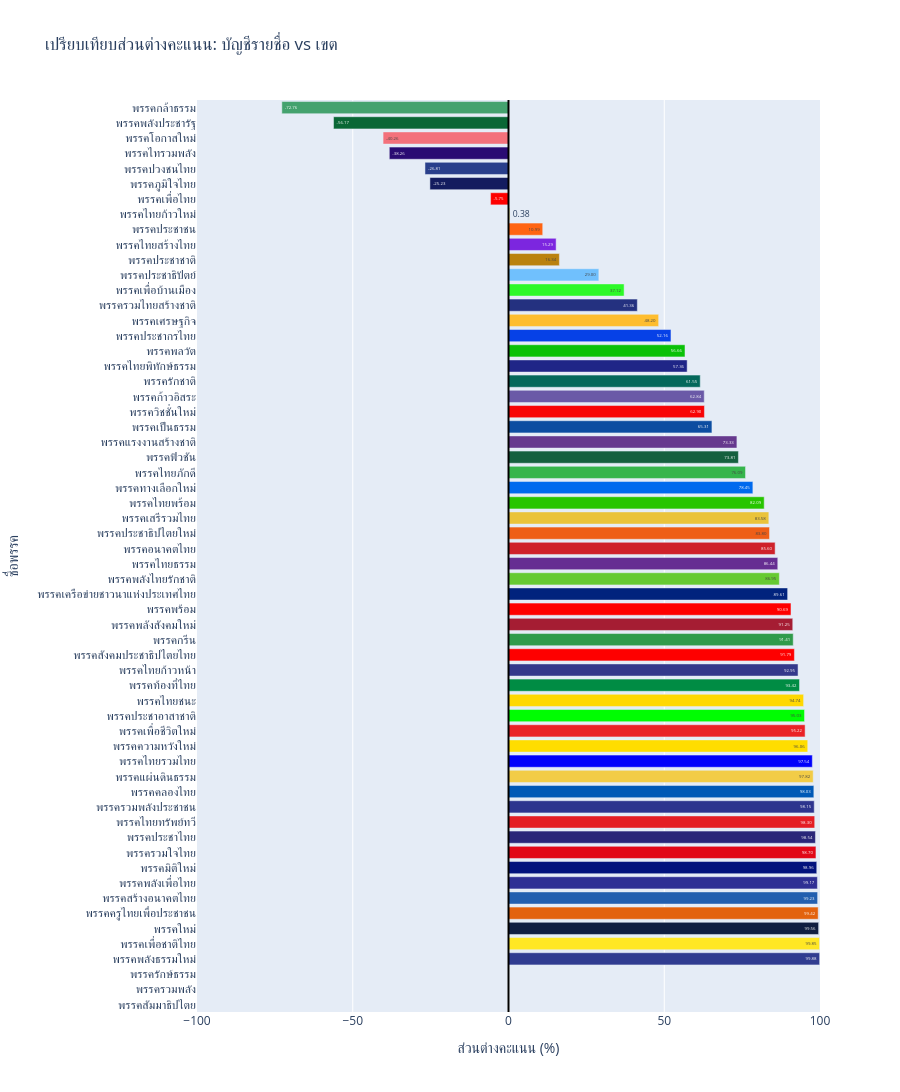

This figure's notebook cell:
### Code cell
import plotly.express as px
partyStand = partyStand.sort_values(by='PctGap', ascending=True)
party_color_map = dict(zip(partyStand['partyName'], partyStand['color']))
dynamic_height = len(partyStand) * 30 + 100
fig = px.bar(
    partyStand,
    x='PctGap',
    y='partyName',
    orientation='h',
    color='partyName', 
    color_discrete_map=party_color_map,
    title='เปรียบเทียบส่วนต่างคะแนน: บัญชีรายชื่อ vs เขต',
    # เพิ่ม hover_data เพื่อให้แสดงคะแนนดิบเวลาเอาเมาส์ชี้
    hover_data={
        'partyName': True,
        'PctGap': ':.2f',
        'totalPartyListVotes': ':,',    # ใส่เครื่องหมายคอมม่าหลักพัน
        'totalConstituencyVotes': ':,', # ใส่เครื่องหมายคอมม่าหลักพัน
    },
    labels={
        'PctGap': 'ส่วนต่างคะแนน (%)', 
        'partyName': 'ชื่อพรรค',
        'totalPartyListVotes': 'คะแนนปาร์ตี้ลิสต์',
        'totalConstituencyVotes': 'คะแนนเขต'
    },
    text_auto='.2f',
    height=dynamic_height
)
fig.update_layout(
    showlegend=False,              # ปิด Legend เพราะมีชื่อพรรคที่แกน Y แล้ว
    margin=dict(l=150),            # เพิ่มพื้นที่ด้านซ้ายสำหรับชื่อพรรคยาวๆ
    xaxis=dict(range=[-100, 100])  # กำหนดช่วงให้เต็ม 100 ตามสูตรที่คุณคำนวณ
)

# เพิ่มเส้นแบ่งตรงกลาง (เลข 0) เพื่อความชัดเจน
fig.add_vline(x=0, line_width=2, line_color="black")

fig.show()

### Figure 1 — Plotly figure (JSON) as saved in the notebook; plotly's stock layout.template omitted (floating-point values rounded to 4 significant figures)
{"data": [{"customdata": [[605936, 3843453]], "hovertemplate": "ชื่อพรรค=%{y}<br>ส่วนต่างคะแนน (%)=%{x:.2f}<br>คะแนนปาร์ตี้ลิสต์=%{customdata[0]:,}<br>คะแนนเขต=%{customdata[1]:,}<extra></extra>", "legendgroup": "พรรคกล้าธรรม", "marker": {"color": "#44a26e", "pattern": {"shape": ""}}, "name": "พรรคกล้าธรรม", "orientation": "h", "showlegend": true, "textposition": "auto", "texttemplate": "%{x:.2f}", "type": "bar", "x": [-72.76], "xaxis": "x", "y": ["พรรคกล้าธรรม"], "yaxis": "y"}, {"customdata": [[129951, 462974]], "hovertemplate": "ชื่อพรรค=%{y}<br>ส่วนต่างคะแนน (%)=%{x:.2f}<br>คะแนนปาร์ตี้ลิสต์=%{customdata[0]:,}<br>คะแนนเขต=%{customdata[1]:,}<extra></extra>", "legendgroup": "พรรคพลังประชารัฐ", "marker": {"color": "#096735", "pattern": {"shape": ""}}, "name": "พรรคพลังประชารัฐ", "orientation": "h", "showlegend": true, "textposition": "auto", "texttemplate": "%{x:.2f}", "type": "bar", "x": [-56.17], "xaxis": "x", "y": ["พรรคพลังประชารัฐ"], "yaxis": "y"}, {"customdata": [[74748, 175516]], "hovertemplate": "ชื่อพรรค=%{y}<br>ส่วนต่างคะแนน (%)=%{x:.2f}<br>คะแนนปาร์ตี้ลิสต์=%{customdata[0]:,}<br>คะแนนเขต=%{customdata[1]:,}<extra></extra>", "legendgroup": "พรรคโอกาสใหม่", "marker": {"color": "#f3717b", "pattern": {"shape": ""}}, "name": "พรรคโอกาสใหม่", "orientation": "h", "showlegend": true, "textposition": "auto", "texttemplate": "%{x:.2f}", "type": "bar", "x": [-40.26], "xaxis": "x", "y": ["พรรคโอกาสใหม่"], "yaxis": "y"}, {"customdata": [[152414, 341328]], "hovertemplate": "ชื่อพรรค=%{y}<br>ส่วนต่างคะแนน (%)=%{x:.2f}<br>คะแนนปาร์ตี้ลิสต์=%{customdata[0]:,}<br>คะแนนเขต=%{customdata[1]:,}<extra></extra>", "legendgroup": "พรรคไทรวมพลัง", "marker": {"color": "#2a0b73", "pattern": {"shape": ""}}, "name": "พรรคไทรวมพลัง", "orientation": "h", "showlegend": true, "textposition": "auto", "texttemplate": "%{x:.2f}", "type": "bar", "x": [-38.26], "xaxis": "x", "y": ["พรรคไทรวมพลัง"], "yaxis": "y"}, {"customdata": [[26447, 45824]], "hovertemplate": "ชื่อพรรค=%{y}<br>ส่วนต่างคะแนน (%)=%{x:.2f}<br>คะแนนปาร์ตี้ลิสต์=%{customdata[0]:,}<br>คะแนนเขต=%{customdata[1]:,}<extra></extra>", "legendgroup": "พรรคปวงชนไทย", "marker": {"color": "#293f8b", "pattern": {"shape": ""}}, "name": "พรรคปวงชนไทย", "orientation": "h", "showlegend": true, "textposition": "auto", "texttemplate": "%{x:.2f}", "type": "bar", "x": [-26.81], "xaxis": "x", "y": ["พรรคปวงชนไทย"], "yaxis": "y"}, {"customdata": [[5954535, 9973228]], "hovertemplate": "ชื่อพรรค=%{y}<br>ส่วนต่างคะแนน (%)=%{x:.2f}<br>คะแนนปาร์ตี้ลิสต์=%{customdata[0]:,}<br>คะแนนเขต=%{customdata[1]:,}<extra></extra>", "legendgroup": "พรรคภูมิใจไทย", "marker": {"color": "#131c5f", "pattern": {"shape": ""}}, "name": "พรรคภูมิใจไทย", "orientation": "h", "showlegend": true, "textposition": "auto", "texttemplate": "%{x:.2f}", "type": "bar", "x": [-25.23], "xaxis": "x", "y": ["พรรคภูมิใจไทย"], "yaxis": "y"}, {"customdata": [[5147600, 5776100]], "hovertemplate": "ชื่อพรรค=%{y}<br>ส่วนต่างคะแนน (%)=%{x:.2f}<br>คะแนนปาร์ตี้ลิสต์=%{customdata[0]:,}<br>คะแนนเขต=%{customdata[1]:,}<extra></extra>", "legendgroup": "พรรคเพื่อไทย", "marker": {"color": "#fe0000", "pattern": {"shape": ""}}, "name": "พรรคเพื่อไทย", "orientation": "h", "showlegend": true, "textposition": "auto", "texttemplate": "%{x:.2f}", "type": "bar", "x": [-5.754], "xaxis": "x", "y": ["พรรคเพื่อไทย"], "yaxis": "y"}, {"customdata": [[99227, 98473]], "hovertemplate": "ชื่อพรรค=%{y}<br>ส่วนต่างคะแนน (%)=%{x:.2f}<br>คะแนนปาร์ตี้ลิสต์=%{customdata[0]:,}<br>คะแนนเขต=%{customdata[1]:,}<extra></extra>", "legendgroup": "พรรคไทยก้าวใหม่", "marker": {"color": "#f6ec4c", "pattern": {"shape": ""}}, "name": "พรรคไทยก้าวใหม่", "orientation": "h", "showlegend": true, "textposition": "auto", "texttemplate": "%{x:.2f}", "type": "bar", "x": [0.3814], "xaxis": "x", "y": ["พรรคไทยก้าวใหม่"], "yaxis": "y"}, {"customdata": [[9777951, 7841837]], "hovertemplate": "ชื่อพรรค=%{y}<br>ส่วนต่างคะแนน (%)=%{x:.2f}<br>คะแนนปาร์ตี้ลิสต์=%{customdata[0]:,}<br>คะแนนเขต=%{customdata[1]:,}<extra></extra>", "legendgroup": "พรรคประชาชน", "marker": {"color": "#ff6412", "pattern": {"shape": ""}}, "name": "พรรคประชาชน", "orientation": "h", "showlegend": true, "textposition": "auto", "texttemplate": "%{x:.2f}", "type": "bar", "x": [10.99], "xaxis": "x", "y": ["พรรคประชาชน"], "yaxis": "y"}, {"customdata": [[185456, 136262]], "hovertemplate": "ชื่อพรรค=%{y}<br>ส่วนต่างคะแนน (%)=%{x:.2f}<br>คะแนนปาร์ตี้ลิสต์=%{customdata[0]:,}<br>คะแนนเขต=%{customdata[1]:,}<extra></extra>", "legendgroup": "พรรคไทยสร้างไทย", "marker": {"color": "#7c26df", "pattern": {"shape": ""}}, "name": "พรรคไทยสร้างไทย", "orientation": "h", "showlegend": true, "textposition": "auto", "texttemplate": "%{x:.2f}", "type": "bar", "x": [15.29], "xaxis": "x", "y": ["พรรคไทยสร้างไทย"], "yaxis": "y"}, {"customdata": [[401527, 288759]], "hovertemplate": "ชื่อพรรค=%{y}<br>ส่วนต่างคะแนน (%)=%{x:.2f}<br>คะแนนปาร์ตี้ลิสต์=%{customdata[0]:,}<br>คะแนนเขต=%{customdata[1]:,}<extra></extra>", "legendgroup": "พรรคประชาชาติ", "marker": {"color": "#ba810e", "pattern": {"shape": ""}}, "name": "พรรคประชาชาติ", "orientation": "h", "showlegend": true, "textposition": "auto", "texttemplate": "%{x:.2f}", "type": "bar", "x": [16.34], "xaxis": "x", "y": ["พรรคประชาชาติ"], "yaxis": "y"}, {"customdata": [[3651026, 2009435]], "hovertemplate": "ชื่อพรรค=%{y}<br>ส่วนต่างคะแนน (%)=%{x:.2f}<br>คะแนนปาร์ตี้ลิสต์=%{customdata[0]:,}<br>คะแนนเขต=%{customdata[1]:,}<extra></extra>", "legendgroup": "พรรคประชาธิปัตย์", "marker": {"color": "#70c0fd", "pattern": {"shape": ""}}, "name": "พรรคประชาธิปัตย์", "orientation": "h", "showlegend": true, "textposition": "auto", "texttemplate": "%{x:.2f}", "type": "bar", "x": [29.0], "xaxis": "x", "y": ["พรรคประชาธิปัตย์"], "yaxis": "y"}, {"customdata": [[23127, 10606]], "hovertemplate": "ชื่อพรรค=%{y}<br>ส่วนต่างคะแนน (%)=%{x:.2f}<br>คะแนนปาร์ตี้ลิสต์=%{customdata[0]:,}<br>คะแนนเขต=%{customdata[1]:,}<extra></extra>", "legendgroup": "พรรคเพื่อบ้านเมือง", "marker": {"color": "#2df928", "pattern": {"shape": ""}}, "name": "พรรคเพื่อบ้านเมือง", "orientation": "h", "showlegend": true, "textposition": "auto", "texttemplate": "%{x:.2f}", "type": "bar", "x": [37.12], "xaxis": "x", "y": ["พรรคเพื่อบ้านเมือง"], "yaxis": "y"}, {"customdata": [[705035, 292480]], "hovertemplate": "ชื่อพรรค=%{y}<br>ส่วนต่างคะแนน (%)=%{x:.2f}<br>คะแนนปาร์ตี้ลิสต์=%{customdata[0]:,}<br>คะแนนเขต=%{customdata[1]:,}<extra></extra>", "legendgroup": "พรรครวมไทยสร้างชาติ", "marker": {"color": "#243180", "pattern": {"shape": ""}}, "name": "พรรครวมไทยสร้างชาติ", "orientation": "h", "showlegend": true, "textposition": "auto", "texttemplate": "%{x:.2f}", "type": "bar", "x": [41.36], "xaxis": "x", "y": ["พรรครวมไทยสร้างชาติ"], "yaxis": "y"}, {"customdata": [[1045452, 365434]], "hovertemplate": "ชื่อพรรค=%{y}<br>ส่วนต่างคะแนน (%)=%{x:.2f}<br>คะแนนปาร์ตี้ลิสต์=%{customdata[0]:,}<br>คะแนนเขต=%{customdata[1]:,}<extra></extra>", "legendgroup": "พรรคเศรษฐกิจ", "marker": {"color": "#febd2f", "pattern": {"shape": ""}}, "name": "พรรคเศรษฐกิจ", "orientation": "h", "showlegend": true, "textposition": "auto", "texttemplate": "%{x:.2f}", "type": "bar", "x": [48.2], "xaxis": "x", "y": ["พรรคเศรษฐกิจ"], "yaxis": "y"}, {"customdata": [[65666, 20645]], "hovertemplate": "ชื่อพรรค=%{y}<br>ส่วนต่างคะแนน (%)=%{x:.2f}<br>คะแนนปาร์ตี้ลิสต์=%{customdata[0]:,}<br>คะแนนเขต=%{customdata[1]:,}<extra></extra>", "legendgroup": "พรรคประชากรไทย", "marker": {"color": "#0641e7", "pattern": {"shape": ""}}, "name": "พรรคประชากรไทย", "orientation": "h", "showlegend": true, "textposition": "auto", "texttemplate": "%{x:.2f}", "type": "bar", "x": [52.16], "xaxis": "x", "y": ["พรรคประชากรไทย"], "yaxis": "y"}, {"customdata": [[108235, 29943]], "hovertemplate": "ชื่อพรรค=%{y}<br>ส่วนต่างคะแนน (%)=%{x:.2f}<br>คะแนนปาร์ตี้ลิสต์=%{customdata[0]:,}<br>คะแนนเขต=%{customdata[1]:,}<extra></extra>", "legendgroup": "พรรคพลวัต", "marker": {"color": "#0ac107", "pattern": {"shape": ""}}, "name": "พรรคพลวัต", "orientation": "h", "showlegend": true, "textposition": "auto", "texttemplate": "%{x:.2f}", "type": "bar", "x": [56.66], "xaxis": "x", "y": ["พรรคพลวัต"], "yaxis": "y"}, {"customdata": [[5225, 1416]], "hovertemplate": "ชื่อพรรค=%{y}<br>ส่วนต่างคะแนน (%)=%{x:.2f}<br>คะแนนปาร์ตี้ลิสต์=%{customdata[0]:,}<br>คะแนนเขต=%{customdata[1]:,}<extra></extra>", "legendgroup": "พรรคไทยพิทักษ์ธรรม", "marker": {"color": "#1f2587", "pattern": {"shape": ""}}, "name": "พรรคไทยพิทักษ์ธรรม", "orientation": "h", "showlegend": true, "textposition": "auto", "texttemplate": "%{x:.2f}", "type": "bar", "x": [57.36], "xaxis": "x", "y": ["พรรคไทยพิทักษ์ธรรม"], "yaxis": "y"}, {"customdata": [[63609, 15138]], "hovertemplate": "ชื่อพรรค=%{y}<br>ส่วนต่างคะแนน (%)=%{x:.2f}<br>คะแนนปาร์ตี้ลิสต์=%{customdata[0]:,}<br>คะแนนเขต=%{customdata[1]:,}<extra></extra>", "legendgroup": "พรรครักชาติ", "marker": {"color": "#04685b", "pattern": {"shape": ""}}, "name": "พรรครักชาติ", "orientation": "h", "showlegend": true, "textposition": "auto", "texttemplate": "%{x:.2f}", "type": "bar", "x": [61.55], "xaxis": "x", "y": ["พรรครักชาติ"], "yaxis": "y"}, {"customdata": [[16398, 3742]], "hovertemplate": "ชื่อพรรค=%{y}<br>ส่วนต่างคะแนน (%)=%{x:.2f}<br>คะแนนปาร์ตี้ลิสต์=%{customdata[0]:,}<br>คะแนนเขต=%{customdata[1]:,}<extra></extra>", "legendgroup": "พรรคก้าวอิสระ", "marker": {"color": "#6a59a7", "pattern": {"shape": ""}}, "name": "พรรคก้าวอิสระ", "orientation": "h", "showlegend": true, "textposition": "auto", "texttemplate": "%{x:.2f}", "type": "bar", "x": [62.84], "xaxis": "x", "y": ["พรรคก้าวอิสระ"], "yaxis": "y"}, {"customdata": [[40467, 9217]], "hovertemplate": "ชื่อพรรค=%{y}<br>ส่วนต่างคะแนน (%)=%{x:.2f}<br>คะแนนปาร์ตี้ลิสต์=%{customdata[0]:,}<br>คะแนนเขต=%{customdata[1]:,}<extra></extra>", "legendgroup": "พรรควิชชั่นใหม่", "marker": {"color": "#f80406", "pattern": {"shape": ""}}, "name": "พรรควิชชั่นใหม่", "orientation": "h", "showlegend": true, "textposition": "auto", "texttemplate": "%{x:.2f}", "type": "bar", "x": [62.9], "xaxis": "x", "y": ["พรรควิชชั่นใหม่"], "yaxis": "y"}, {"customdata": [[32114, 6740]], "hovertemplate": "ชื่อพรรค=%{y}<br>ส่วนต่างคะแนน (%)=%{x:.2f}<br>คะแนนปาร์ตี้ลิสต์=%{customdata[0]:,}<br>คะแนนเขต=%{customdata[1]:,}<extra></extra>", "legendgroup": "พรรคเป็นธรรม", "marker": {"color": "#0c4da1", "pattern": {"shape": ""}}, "name": "พรรคเป็นธรรม", "orientation": "h", "showlegend": true, "textposition": "auto", "texttemplate": "%{x:.2f}", "type": "bar", "x": [65.31], "xaxis": "x", "y": ["พรรคเป็นธรรม"], "yaxis": "y"}, {"customdata": [[50778, 7814]], "hovertemplate": "ชื่อพรรค=%{y}<br>ส่วนต่างคะแนน (%)=%{x:.2f}<br>คะแนนปาร์ตี้ลิสต์=%{customdata[0]:,}<br>คะแนนเขต=%{customdata[1]:,}<extra></extra>", "legendgroup": "พรรคแรงงานสร้างชาติ", "marker": {"color": "#66398e", "pattern": {"shape": ""}}, "name": "พรรคแรงงานสร้างชาติ", "orientation": "h", "showlegend": true, "textposition": "auto", "texttemplate": "%{x:.2f}", "type": "bar", "x": [73.33], "xaxis": "x", "y": ["พรรคแรงงานสร้างชาติ"], "yaxis": "y"}, {"customdata": [[12264, 1848]], "hovertemplate": "ชื่อพรรค=%{y}<br>ส่วนต่างคะแนน (%)=%{x:.2f}<br>คะแนนปาร์ตี้ลิสต์=%{customdata[0]:,}<br>คะแนนเขต=%{customdata[1]:,}<extra></extra>", "legendgroup": "พรรคฟิวชัน", "marker": {"color": "#15603f", "pattern": {"shape": ""}}, "name": "พรรคฟิวชัน", "orientation": "h", "showlegend": true, "textposition": "auto", "texttemplate": "%{x:.2f}", "type": "bar", "x": [73.81], "xaxis": "x", "y": ["พรรคฟิวชัน"], "yaxis": "y"}, {"customdata": [[226040, 30692]], "hovertemplate": "ชื่อพรรค=%{y}<br>ส่วนต่างคะแนน (%)=%{x:.2f}<br>คะแนนปาร์ตี้ลิสต์=%{customdata[0]:,}<br>คะแนนเขต=%{customdata[1]:,}<extra></extra>", "legendgroup": "พรรคไทยภักดี", "marker": {"color": "#36b54c", "pattern": {"shape": ""}}, "name": "พรรคไทยภักดี", "orientation": "h", "showlegend": true, "textposition": "auto", "texttemplate": "%{x:.2f}", "type": "bar", "x": [76.09], "xaxis": "x", "y": ["พรรคไทยภักดี"], "yaxis": "y"}, {"customdata": [[156704, 18921]], "hovertemplate": "ชื่อพรรค=%{y}<br>ส่วนต่างคะแนน (%)=%{x:.2f}<br>คะแนนปาร์ตี้ลิสต์=%{customdata[0]:,}<br>คะแนนเขต=%{customdata[1]:,}<extra></extra>", "legendgroup": "พรรคทางเลือกใหม่", "marker": {"color": "#006aee", "pattern": {"shape": ""}}, "name": "พรรคทางเลือกใหม่", "orientation": "h", "showlegend": true, "textposition": "auto", "texttemplate": "%{x:.2f}", "type": "bar", "x": [78.45], "xaxis": "x", "y": ["พรรคทางเลือกใหม่"], "yaxis": "y"}, {"customdata": [[56396, 5548]], "hovertemplate": "ชื่อพรรค=%{y}<br>ส่วนต่างคะแนน (%)=%{x:.2f}<br>คะแนนปาร์ตี้ลิสต์=%{customdata[0]:,}<br>คะแนนเขต=%{customdata[1]:,}<extra></extra>", "legendgroup": "พรรคไทยพร้อม", "marker": {"color": "#27c500", "pattern": {"shape": ""}}, "name": "พรรคไทยพร้อม", "orientation": "h", "showlegend": true, "textposition": "auto", "texttemplate": "%{x:.2f}", "type": "bar", "x": [82.09], "xaxis": "x", "y": ["พรรคไทยพร้อม"], "yaxis": "y"}, {"customdata": [[170156, 15224]], "hovertemplate": "ชื่อพรรค=%{y}<br>ส่วนต่างคะแนน (%)=%{x:.2f}<br>คะแนนปาร์ตี้ลิสต์=%{customdata[0]:,}<br>คะแนนเขต=%{customdata[1]:,}<extra></extra>", "legendgroup": "พรรคเสรีรวมไทย", "marker": {"color": "#eac33b", "pattern": {"shape": ""}}, "name": "พรรคเสรีรวมไทย", "orientation": "h", "showlegend": true, "textposition": "auto", "texttemplate": "%{x:.2f}", "type": "bar", "x": [83.58], "xaxis": "x", "y": ["พรรคเสรีรวมไทย"], "yaxis": "y"}, {"customdata": [[237672, 20951]], "hovertemplate": "ชื่อพรรค=%{y}<br>ส่วนต่างคะแนน (%)=%{x:.2f}<br>คะแนนปาร์ตี้ลิสต์=%{customdata[0]:,}<br>คะแนนเขต=%{customdata[1]:,}<extra></extra>", "legendgroup": "พรรคประชาธิปไตยใหม่", "marker": {"color": "#ee5e17", "pattern": {"shape": ""}}, "name": "พรรคประชาธิปไตยใหม่", "orientation": "h", "showlegend": true, "textposition": "auto", "texttemplate": "%{x:.2f}", "type": "bar", "x": [83.8], "xaxis": "x", "y": ["พรรคประชาธิปไตยใหม่"], "yaxis": "y"}, {"customdata": [[27660, 2146]], "hovertemplate": "ชื่อพรรค=%{y}<br>ส่วนต่างคะแนน (%)=%{x:.2f}<br>คะแนนปาร์ตี้ลิสต์=%{customdata[0]:,}<br>คะแนนเขต=%{customdata[1]:,}<extra></extra>", "legendgroup": "พรรคอนาคตไทย", "marker": {"color": "#cf222a", "pattern": {"shape": ""}}, "name": "พรรคอนาคตไทย", "orientation": "h", "showlegend": true, "textposition": "auto", "texttemplate": "%{x:.2f}", "type": "bar", "x": [85.6], "xaxis": "x", "y": ["พรรคอนาคตไทย"], "yaxis": "y"}, {"customdata": [[20517, 1492]], "hovertemplate": "ชื่อพรรค=%{y}<br>ส่วนต่างคะแนน (%)=%{x:.2f}<br>คะแนนปาร์ตี้ลิสต์=%{customdata[0]:,}<br>คะแนนเขต=%{customdata[1]:,}<extra></extra>", "legendgroup": "พรรคไทยธรรม", "marker": {"color": "#662e92", "pattern": {"shape": ""}}, "name": "พรรคไทยธรรม", "orientation": "h", "showlegend": true, "textposition": "auto", "texttemplate": "%{x:.2f}", "type": "bar", "x": [86.44], "xaxis": "x", "y": ["พรรคไทยธรรม"], "yaxis": "y"}, {"customdata": [[20799, 1452]], "hovertemplate": "ชื่อพรรค=%{y}<br>ส่วนต่างคะแนน (%)=%{x:.2f}<br>คะแนนปาร์ตี้ลิสต์=%{customdata[0]:,}<br>คะแนนเขต=%{customdata[1]:,}<extra></extra>", "legendgroup": "พรรคพลังไทยรักชาติ", "marker": {"color": "#66ca32", "pattern": {"shape": ""}}, "name": "พรรคพลังไทยรักชาติ", "orientation": "h", "showlegend": true, "textposition": "auto", "texttemplate": "%{x:.2f}", "type": "bar", "x": [86.95], "xaxis": "x", "y": ["พรรคพลังไทยรักชาติ"], "yaxis": "y"}, {"customdata": [[8359, 458]], "hovertemplate": "ชื่อพรรค=%{y}<br>ส่วนต่างคะแนน (%)=%{x:.2f}<br>คะแนนปาร์ตี้ลิสต์=%{customdata[0]:,}<br>คะแนนเขต=%{customdata[1]:,}<extra></extra>", "legendgroup": "พรรคเครือข่ายชาวนาแห่งประเทศไทย", "marker": {"color": "#01237d", "pattern": {"shape": ""}}, "name": "พรรคเครือข่ายชาวนาแห่งประเทศไทย", "orientation": "h", "showlegend": true, "textposition": "auto", "texttemplate": "%{x:.2f}", "type": "bar", "x": [89.61], "xaxis": "x", "y": ["พรรคเครือข่ายชาวนาแห่งประเทศไทย"], "yaxis": "y"}, {"customdata": [[16053, 784]], "hovertemplate": "ชื่อพรรค=%{y}<br>ส่วนต่างคะแนน (%)=%{x:.2f}<br>คะแนนปาร์ตี้ลิสต์=%{customdata[0]:,}<br>คะแนนเขต=%{customdata[1]:,}<extra></extra>", "legendgroup": "พรรคพร้อม", "marker": {"color": "#fe0000", "pattern": {"shape": ""}}, "name": "พรรคพร้อม", "orientation": "h", "showlegend": true, "textposition": "auto", "texttemplate": "%{x:.2f}", "type": "bar", "x": [90.69], "xaxis": "x", "y": ["พรรคพร้อม"], "yaxis": "y"}, {"customdata": [[10842, 496]], "hovertemplate": "ชื่อพรรค=%{y}<br>ส่วนต่างคะแนน (%)=%{x:.2f}<br>คะแนนปาร์ตี้ลิสต์=%{customdata[0]:,}<br>คะแนนเขต=%{customdata[1]:,}<extra></extra>", "legendgroup": "พรรคพลังสังคมใหม่", "marker": {"color": "#a51d33", "pattern": {"shape": ""}}, "name": "พรรคพลังสังคมใหม่", "orientation": "h", "showlegend": true, "textposition": "auto", "texttemplate": "%{x:.2f}", "type": "bar", "x": [91.25], "xaxis": "x", "y": ["พรรคพลังสังคมใหม่"], "yaxis": "y"}, {"customdata": [[22187, 996]], "hovertemplate": "ชื่อพรรค=%{y}<br>ส่วนต่างคะแนน (%)=%{x:.2f}<br>คะแนนปาร์ตี้ลิสต์=%{customdata[0]:,}<br>คะแนนเขต=%{customdata[1]:,}<extra></extra>", "legendgroup": "พรรคกรีน", "marker": {"color": "#309b4b", "pattern": {"shape": ""}}, "name": "พรรคกรีน", "orientation": "h", "showlegend": true, "textposition": "auto", "texttemplate": "%{x:.2f}", "type": "bar", "x": [91.41], "xaxis": "x", "y": ["พรรคกรีน"], "yaxis": "y"}, {"customdata": [[18357, 786]], "hovertemplate": "ชื่อพรรค=%{y}<br>ส่วนต่างคะแนน (%)=%{x:.2f}<br>คะแนนปาร์ตี้ลิสต์=%{customdata[0]:,}<br>คะแนนเขต=%{customdata[1]:,}<extra></extra>", "legendgroup": "พรรคสังคมประชาธิปไตยไทย", "marker": {"color": "#fe0000", "pattern": {"shape": ""}}, "name": "พรรคสังคมประชาธิปไตยไทย", "orientation": "h", "showlegend": true, "textposition": "auto", "texttemplate": "%{x:.2f}", "type": "bar", "x": [91.79], "xaxis": "x", "y": ["พรรคสังคมประชาธิปไตยไทย"], "yaxis": "y"}, {"customdata": [[46691, 1705]], "hovertemplate": "ชื่อพรรค=%{y}<br>ส่วนต่างคะแนน (%)=%{x:.2f}<br>คะแนนปาร์ตี้ลิสต์=%{customdata[0]:,}<br>คะแนนเขต=%{customdata[1]:,}<extra></extra>", "legendgroup": "พรรคไทยก้าวหน้า", "marker": {"color": "#34398b", "pattern": {"shape": ""}}, "name": "พรรคไทยก้าวหน้า", "orientation": "h", "showlegend": true, "textposition": "auto", "texttemplate": "%{x:.2f}", "type": "bar", "x": [92.95], "xaxis": "x", "y": ["พรรคไทยก้าวหน้า"], "yaxis": "y"}, {"customdata": [[44567, 1515]], "hovertemplate": "ชื่อพรรค=%{y}<br>ส่วนต่างคะแนน (%)=%{x:.2f}<br>คะแนนปาร์ตี้ลิสต์=%{customdata[0]:,}<br>คะแนนเขต=%{customdata[1]:,}<extra></extra>", "legendgroup": "พรรคท้องที่ไทย", "marker": {"color": "#008c44", "pattern": {"shape": ""}}, "name": "พรรคท้องที่ไทย", "orientation": "h", "showlegend": true, "textposition": "auto", "texttemplate": "%{x:.2f}", "type": "bar", "x": [93.42], "xaxis": "x", "y": ["พรรคท้องที่ไทย"], "yaxis": "y"}, {"customdata": [[48695, 1316]], "hovertemplate": "ชื่อพรรค=%{y}<br>ส่วนต่างคะแนน (%)=%{x:.2f}<br>คะแนนปาร์ตี้ลิสต์=%{customdata[0]:,}<br>คะแนนเขต=%{customdata[1]:,}<extra></extra>", "legendgroup": "พรรคไทยชนะ", "marker": {"color": "#ffd801", "pattern": {"shape": ""}}, "name": "พรรคไทยชนะ", "orientation": "h", "showlegend": true, "textposition": "auto", "texttemplate": "%{x:.2f}", "type": "bar", "x": [94.74], "xaxis": "x", "y": ["พรรคไทยชนะ"], "yaxis": "y"}, {"customdata": [[5301, 135]], "hovertemplate": "ชื่อพรรค=%{y}<br>ส่วนต่างคะแนน (%)=%{x:.2f}<br>คะแนนปาร์ตี้ลิสต์=%{customdata[0]:,}<br>คะแนนเขต=%{customdata[1]:,}<extra></extra>", "legendgroup": "พรรคประชาอาสาชาติ", "marker": {"color": "#00fd02", "pattern": {"shape": ""}}, "name": "พรรคประชาอาสาชาติ", "orientation": "h", "showlegend": true, "textposition": "auto", "texttemplate": "%{x:.2f}", "type": "bar", "x": [95.03], "xaxis": "x", "y": ["พรรคประชาอาสาชาติ"], "yaxis": "y"}, {"customdata": [[13068, 320]], "hovertemplate": "ชื่อพรรค=%{y}<br>ส่วนต่างคะแนน (%)=%{x:.2f}<br>คะแนนปาร์ตี้ลิสต์=%{customdata[0]:,}<br>คะแนนเขต=%{customdata[1]:,}<extra></extra>", "legendgroup": "พรรคเพื่อชีวิตใหม่", "marker": {"color": "#ea2227", "pattern": {"shape": ""}}, "name": "พรรคเพื่อชีวิตใหม่", "orientation": "h", "showlegend": true, "textposition": "auto", "texttemplate": "%{x:.2f}", "type": "bar", "x": [95.22], "xaxis": "x", "y": ["พรรคเพื่อชีวิตใหม่"], "yaxis": "y"}, {"customdata": [[8769, 176]], "hovertemplate": "ชื่อพรรค=%{y}<br>ส่วนต่างคะแนน (%)=%{x:.2f}<br>คะแนนปาร์ตี้ลิสต์=%{customdata[0]:,}<br>คะแนนเขต=%{customdata[1]:,}<extra></extra>", "legendgroup": "พรรคความหวังใหม่", "marker": {"color": "#ffdd00", "pattern": {"shape": ""}}, "name": "พรรคความหวังใหม่", "orientation": "h", "showlegend": true, "textposition": "auto", "texttemplate": "%{x:.2f}", "type": "bar", "x": [96.06], "xaxis": "x", "y": ["พรรคความหวังใหม่"], "yaxis": "y"}, {"customdata": [[7553, 94]], "hovertemplate": "ชื่อพรรค=%{y}<br>ส่วนต่างคะแนน (%)=%{x:.2f}<br>คะแนนปาร์ตี้ลิสต์=%{customdata[0]:,}<br>คะแนนเขต=%{customdata[1]:,}<extra></extra>", "legendgroup": "พรรคไทยรวมไทย", "marker": {"color": "#0101fb", "pattern": {"shape": ""}}, "name": "พรรคไทยรวมไทย", "orientation": "h", "showlegend": true, "textposition": "auto", "texttemplate": "%{x:.2f}", "type": "bar", "x": [97.54], "xaxis": "x", "y": ["พรรคไทยรวมไทย"], "yaxis": "y"}, {"customdata": [[12624, 139]], "hovertemplate": "ชื่อพรรค=%{y}<br>ส่วนต่างคะแนน (%)=%{x:.2f}<br>คะแนนปาร์ตี้ลิสต์=%{customdata[0]:,}<br>คะแนนเขต=%{customdata[1]:,}<extra></extra>", "legendgroup": "พรรคแผ่นดินธรรม", "marker": {"color": "#f2cc47", "pattern": {"shape": ""}}, "name": "พรรคแผ่นดินธรรม", "orientation": "h", "showlegend": true, "textposition": "auto", "texttemplate": "%{x:.2f}", "type": "bar", "x": [97.82], "xaxis": "x", "y": ["พรรคแผ่นดินธรรม"], "yaxis": "y"}, {"customdata": [[33892, 338]], "hovertemplate": "ชื่อพรรค=%{y}<br>ส่วนต่างคะแนน (%)=%{x:.2f}<br>คะแนนปาร์ตี้ลิสต์=%{customdata[0]:,}<br>คะแนนเขต=%{customdata[1]:,}<extra></extra>", "legendgroup": "พรรคคลองไทย", "marker": {"color": "#0059b6", "pattern": {"shape": ""}}, "name": "พรรคคลองไทย", "orientation": "h", "showlegend": true, "textposition": "auto", "texttemplate": "%{x:.2f}", "type": "bar", "x": [98.03], "xaxis": "x", "y": ["พรรคคลองไทย"], "yaxis": "y"}, {"customdata": [[182255, 1701]], "hovertemplate": "ชื่อพรรค=%{y}<br>ส่วนต่างคะแนน (%)=%{x:.2f}<br>คะแนนปาร์ตี้ลิสต์=%{customdata[0]:,}<br>คะแนนเขต=%{customdata[1]:,}<extra></extra>", "legendgroup": "พรรครวมพลังประชาชน", "marker": {"color": "#2d348e", "pattern": {"shape": ""}}, "name": "พรรครวมพลังประชาชน", "orientation": "h", "showlegend": true, "textposition": "auto", "texttemplate": "%{x:.2f}", "type": "bar", "x": [98.15], "xaxis": "x", "y": ["พรรครวมพลังประชาชน"], "yaxis": "y"}, {"customdata": [[284761, 2440]], "hovertemplate": "ชื่อพรรค=%{y}<br>ส่วนต่างคะแนน (%)=%{x:.2f}<br>คะแนนปาร์ตี้ลิสต์=%{customdata[0]:,}<br>คะแนนเขต=%{customdata[1]:,}<extra></extra>", "legendgroup": "พรรคไทยทรัพย์ทวี", "marker": {"color": "#e41d24", "pattern": {"shape": ""}}, "name": "พรรคไทยทรัพย์ทวี", "orientation": "h", "showlegend": true, "textposition": "auto", "texttemplate": "%{x:.2f}", "type": "bar", "x": [98.3], "xaxis": "x", "y": ["พรรคไทยทรัพย์ทวี"], "yaxis": "y"}, {"customdata": [[57052, 420]], "hovertemplate": "ชื่อพรรค=%{y}<br>ส่วนต่างคะแนน (%)=%{x:.2f}<br>คะแนนปาร์ตี้ลิสต์=%{customdata[0]:,}<br>คะแนนเขต=%{customdata[1]:,}<extra></extra>", "legendgroup": "พรรคประชาไทย", "marker": {"color": "#292679", "pattern": {"shape": ""}}, "name": "พรรคประชาไทย", "orientation": "h", "showlegend": true, "textposition": "auto", "texttemplate": "%{x:.2f}", "type": "bar", "x": [98.54], "xaxis": "x", "y": ["พรรคประชาไทย"], "yaxis": "y"}, {"customdata": [[403671, 2638]], "hovertemplate": "ชื่อพรรค=%{y}<br>ส่วนต่างคะแนน (%)=%{x:.2f}<br>คะแนนปาร์ตี้ลิสต์=%{customdata[0]:,}<br>คะแนนเขต=%{customdata[1]:,}<extra></extra>", "legendgroup": "พรรครวมใจไทย", "marker": {"color": "#e10717", "pattern": {"shape": ""}}, "name": "พรรครวมใจไทย", "orientation": "h", "showlegend": true, "textposition": "auto", "texttemplate": "%{x:.2f}", "type": "bar", "x": [98.7], "xaxis": "x", "y": ["พรรครวมใจไทย"], "yaxis": "y"}, {"customdata": [[230170, 1205]], "hovertemplate": "ชื่อพรรค=%{y}<br>ส่วนต่างคะแนน (%)=%{x:.2f}<br>คะแนนปาร์ตี้ลิสต์=%{customdata[0]:,}<br>คะแนนเขต=%{customdata[1]:,}<extra></extra>", "legendgroup": "พรรคมิติใหม่", "marker": {"color": "#02137d", "pattern": {"shape": ""}}, "name": "พรรคมิติใหม่", "orientation": "h", "showlegend": true, "textposition": "auto", "texttemplate": "%{x:.2f}", "type": "bar", "x": [98.96], "xaxis": "x", "y": ["พรรคมิติใหม่"], "yaxis": "y"}, {"customdata": [[66966, 280]], "hovertemplate": "ชื่อพรรค=%{y}<br>ส่วนต่างคะแนน (%)=%{x:.2f}<br>คะแนนปาร์ตี้ลิสต์=%{customdata[0]:,}<br>คะแนนเขต=%{customdata[1]:,}<extra></extra>", "legendgroup": "พรรคพลังเพื่อไทย", "marker": {"color": "#2e2f94", "pattern": {"shape": ""}}, "name": "พรรคพลังเพื่อไทย", "orientation": "h", "showlegend": true, "textposition": "auto", "texttemplate": "%{x:.2f}", "type": "bar", "x": [99.17], "xaxis": "x", "y": ["พรรคพลังเพื่อไทย"], "yaxis": "y"}, {"customdata": [[55764, 215]], "hovertemplate": "ชื่อพรรค=%{y}<br>ส่วนต่างคะแนน (%)=%{x:.2f}<br>คะแนนปาร์ตี้ลิสต์=%{customdata[0]:,}<br>คะแนนเขต=%{customdata[1]:,}<extra></extra>", "legendgroup": "พรรคสร้างอนาคตไทย", "marker": {"color": "#225faf", "pattern": {"shape": ""}}, "name": "พรรคสร้างอนาคตไทย", "orientation": "h", "showlegend": true, "textposition": "auto", "texttemplate": "%{x:.2f}", "type": "bar", "x": [99.23], "xaxis": "x", "y": ["พรรคสร้างอนาคตไทย"], "yaxis": "y"}, {"customdata": [[52246, 152]], "hovertemplate": "ชื่อพรรค=%{y}<br>ส่วนต่างคะแนน (%)=%{x:.2f}<br>คะแนนปาร์ตี้ลิสต์=%{customdata[0]:,}<br>คะแนนเขต=%{customdata[1]:,}<extra></extra>", "legendgroup": "พรรคครูไทยเพื่อประชาชน", "marker": {"color": "#e3620d", "pattern": {"shape": ""}}, "name": "พรรคครูไทยเพื่อประชาชน", "orientation": "h", "showlegend": true, "textposition": "auto", "texttemplate": "%{x:.2f}", "type": "bar", "x": [99.42], "xaxis": "x", "y": ["พรรคครูไทยเพื่อประชาชน"], "yaxis": "y"}, {"customdata": [[294239, 653]], "hovertemplate": "ชื่อพรรค=%{y}<br>ส่วนต่างคะแนน (%)=%{x:.2f}<br>คะแนนปาร์ตี้ลิสต์=%{customdata[0]:,}<br>คะแนนเขต=%{customdata[1]:,}<extra></extra>", "legendgroup": "พรรคใหม่", "marker": {"color": "#101e41", "pattern": {"shape": ""}}, "name": "พรรคใหม่", "orientation": "h", "showlegend": true, "textposition": "auto", "texttemplate": "%{x:.2f}", "type": "bar", "x": [99.56], "xaxis": "x", "y": ["พรรคใหม่"], "yaxis": "y"}, {"customdata": [[628493, 459]], "hovertemplate": "ชื่อพรรค=%{y}<br>ส่วนต่างคะแนน (%)=%{x:.2f}<br>คะแนนปาร์ตี้ลิสต์=%{customdata[0]:,}<br>คะแนนเขต=%{customdata[1]:,}<extra></extra>", "legendgroup": "พรรคเพื่อชาติไทย", "marker": {"color": "#ffe724", "pattern": {"shape": ""}}, "name": "พรรคเพื่อชาติไทย", "orientation": "h", "showlegend": true, "textposition": "auto", "texttemplate": "%{x:.2f}", "type": "bar", "x": [99.85], "xaxis": "x", "y": ["พรรคเพื่อชาติไทย"], "yaxis": "y"}, {"customdata": [[83941, 50]], "hovertemplate": "ชื่อพรรค=%{y}<br>ส่วนต่างคะแนน (%)=%{x:.2f}<br>คะแนนปาร์ตี้ลิสต์=%{customdata[0]:,}<br>คะแนนเขต=%{customdata[1]:,}<extra></extra>", "legendgroup": "พรรคพลังธรรมใหม่", "marker": {"color": "#303c90", "pattern": {"shape": ""}}, "name": "พรรคพลังธรรมใหม่", "orientation": "h", "showlegend": true, "textposition": "auto", "texttemplate": "%{x:.2f}", "type": "bar", "x": [99.88], "xaxis": "x", "y": ["พรรคพลังธรรมใหม่"], "yaxis": "y"}, {"customdata": [[0, 0]], "hovertemplate": "ชื่อพรรค=%{y}<br>ส่วนต่างคะแนน (%)=%{x:.2f}<br>คะแนนปาร์ตี้ลิสต์=%{customdata[0]:,}<br>คะแนนเขต=%{customdata[1]:,}<extra></extra>", "legendgroup": "พรรครักษ์ธรรม", "marker": {"color": "#000000", "pattern": {"shape": ""}}, "name": "พรรครักษ์ธรรม", "orientation": "h", "showlegend": true, "textposition": "auto", "texttemplate": "%{x:.2f}", "type": "bar", "x": [NaN], "xaxis": "x", "y": ["พรรครักษ์ธรรม"], "yaxis": "y"}, {"customdata": [[0, 0]], "hovertemplate": "ชื่อพรรค=%{y}<br>ส่วนต่างคะแนน (%)=%{x:.2f}<br>คะแนนปาร์ตี้ลิสต์=%{customdata[0]:,}<br>คะแนนเขต=%{customdata[1]:,}<extra></extra>", "legendgroup": "พรรครวมพลัง", "marker": {"color": "#000000", "pattern": {"shape": ""}}, "name": "พรรครวมพลัง", "orientation": "h", "showlegend": true, "textposition": "auto", "texttemplate": "%{x:.2f}", "type": "bar", "x": [NaN], "xaxis": "x", "y": ["พรรครวมพลัง"], "yaxis": "y"}, {"customdata": [[0, 0]], "hovertemplate": "ชื่อพรรค=%{y}<br>ส่วนต่างคะแนน (%)=%{x:.2f}<br>คะแนนปาร์ตี้ลิสต์=%{customdata[0]:,}<br>คะแนนเขต=%{customdata[1]:,}<extra></extra>", "legendgroup": "พรรคสัมมาธิปไตย", "marker": {"color": "#000000", "pattern": {"shape": ""}}, "name": "พรรคสัมมาธิปไตย", "orientation": "h", "showlegend": true, "textposition": "auto", "texttemplate": "%{x:.2f}", "type": "bar", "x": [NaN], "xaxis": "x", "y": ["พรรคสัมมาธิปไตย"], "yaxis": "y"}], "layout": {"barmode": "relative", "height": 1900, "legend": {"title": {"text": "ชื่อพรรค"}, "tracegroupgap": 0}, "margin": {"l": 150}, "shapes": [{"line": {"color": "black", "width": 2}, "type": "line", "x0": 0, "x1": 0, "xref": "x", "y0": 0, "y1": 1, "yref": "y domain"}], "showlegend": false, "title": {"text": "เปรียบเทียบส่วนต่างคะแนน: บัญชีรายชื่อ vs เขต"}, "xaxis": {"anchor": "y", "domain": [0, 1], "range": [-100, 100], "title": {"text": "ส่วนต่างคะแนน (%)"}}, "yaxis": {"anchor": "x", "categoryarray": ["พรรคสัมมาธิปไตย", "พรรครวมพลัง", "พรรครักษ์ธรรม", "พรรคพลังธรรมใหม่", "พรรคเพื่อชาติไทย", "พรรคใหม่", "พรรคครูไทยเพื่อประชาชน", "พรรคสร้างอนาคตไทย", "พรรคพลังเพื่อไทย", "พรรคมิติใหม่", "พรรครวมใจไทย", "พรรคประชาไทย", "พรรคไทยทรัพย์ทวี", "พรรครวมพลังประชาชน", "พรรคคลองไทย", "พรรคแผ่นดินธรรม", "พรรคไทยรวมไทย", "พรรคความหวังใหม่", "พรรคเพื่อชีวิตใหม่", "พรรคประชาอาสาชาติ", "พรรคไทยชนะ", "พรรคท้องที่ไทย", "พรรคไทยก้าวหน้า", "พรรคสังคมประชาธิปไตยไทย", "พรรคกรีน", "พรรคพลังสังคมใหม่", "พรรคพร้อม", "พรรคเครือข่ายชาวนาแห่งประเทศไทย", "พรรคพลังไทยรักชาติ", "พรรคไทยธรรม", "พรรคอนาคตไทย", "พรรคประชาธิปไตยใหม่", "พรรคเสรีรวมไทย", "พรรคไทยพร้อม", "พรรคทางเลือกใหม่", "พรรคไทยภักดี", "พรรคฟิวชัน", "พรรคแรงงานสร้างชาติ", "พรรคเป็นธรรม", "พรรควิชชั่นใหม่", "พรรคก้าวอิสระ", "พรรครักชาติ", "พรรคไทยพิทักษ์ธรรม", "พรรคพลวัต", "พรรคประชากรไทย", "พรรคเศรษฐกิจ", "พรรครวมไทยสร้างชาติ", "พรรคเพื่อบ้านเมือง", "พรรคประชาธิปัตย์", "พรรคประชาชาติ", "พรรคไทยสร้างไทย", "พรรคประชาชน", "พรรคไทยก้าวใหม่", "พรรคเพื่อไทย", "พรรคภูมิใจไทย", "พรรคปวงชนไทย", "พรรคไทรวมพลัง", "พรรคโอกาสใหม่", "พรรคพลังประชารัฐ", "พรรคกล้าธรรม"], "categoryorder": "array", "domain": [0, 1], "title": {"text": "ชื่อพรรค"}}}}
